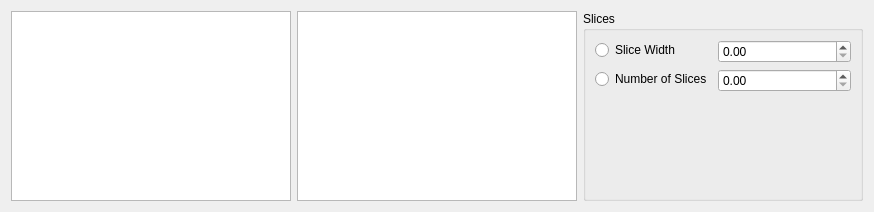
<?xml version="1.0" encoding="UTF-8"?>
<ui version="4.0">
 <class>Form</class>
 <widget class="QWidget" name="Form">
  <property name="geometry">
   <rect>
    <x>0</x>
    <y>0</y>
    <width>874</width>
    <height>212</height>
   </rect>
  </property>
  <property name="sizePolicy">
   <sizepolicy hsizetype="Minimum" vsizetype="Minimum">
    <horstretch>0</horstretch>
    <verstretch>0</verstretch>
   </sizepolicy>
  </property>
  <property name="windowTitle">
   <string>Form</string>
  </property>
  <layout class="QHBoxLayout" name="horizontalLayout">
   <item>
    <widget class="QListWidget" name="beamPlotXAxisCombo">
     <property name="sizePolicy">
      <sizepolicy hsizetype="Preferred" vsizetype="Preferred">
       <horstretch>0</horstretch>
       <verstretch>0</verstretch>
      </sizepolicy>
     </property>
     <property name="minimumSize">
      <size>
       <width>0</width>
       <height>100</height>
      </size>
     </property>
    </widget>
   </item>
   <item>
    <widget class="QListWidget" name="beamPlotYAxisCombo">
     <property name="sizePolicy">
      <sizepolicy hsizetype="Preferred" vsizetype="Preferred">
       <horstretch>0</horstretch>
       <verstretch>0</verstretch>
      </sizepolicy>
     </property>
     <property name="minimumSize">
      <size>
       <width>0</width>
       <height>100</height>
      </size>
     </property>
    </widget>
   </item>
   <item>
    <widget class="QGroupBox" name="groupBox">
     <property name="title">
      <string>Slices</string>
     </property>
     <layout class="QFormLayout" name="formLayout">
      <property name="fieldGrowthPolicy">
       <enum>QFormLayout::AllNonFixedFieldsGrow</enum>
      </property>
      <item row="0" column="0">
       <widget class="QRadioButton" name="chooseSliceWidth">
        <property name="text">
         <string>Slice Width</string>
        </property>
       </widget>
      </item>
      <item row="0" column="1">
       <widget class="QDoubleSpinBox" name="sliceWidth"/>
      </item>
      <item row="1" column="0">
       <widget class="QRadioButton" name="chooseSliceNumber">
        <property name="text">
         <string>Number of Slices</string>
        </property>
       </widget>
      </item>
      <item row="1" column="1">
       <widget class="QDoubleSpinBox" name="sliceNumber"/>
      </item>
     </layout>
    </widget>
   </item>
  </layout>
 </widget>
 <resources/>
 <connections/>
</ui>
